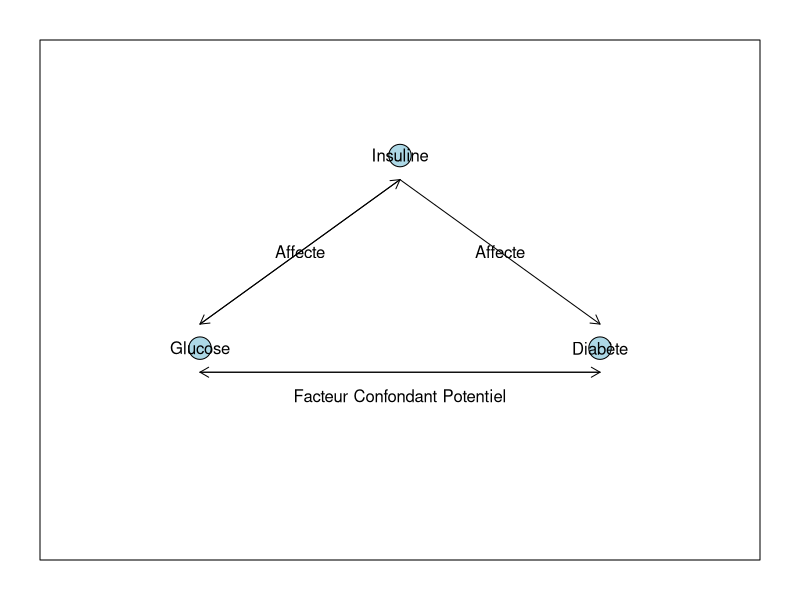

Here is the R script that generated this plot:
# Configurer les marges pour réduire l'espace autour du tracé
par(mar=c(2, 2, 2, 2)) 

# Configurer un tracé vide
plot(1, type="n", xlab="", ylab="", xlim=c(0, 10), ylim=c(0, 10), xaxt='n', yaxt='n')

# Dessiner les noeuds
points(5, 8, pch=21, bg='lightblue', cex=3) # Noeud Insuline
text(5, 8, "Insuline")
points(2, 4, pch=21, bg='lightblue', cex=3) # Noeud Glucose
text(2, 4, "Glucose")
points(8, 4, pch=21, bg='lightblue', cex=3) # Noeud Diabète
text(8, 4, "Diabète")

# Dessiner les flèches
arrows(5, 7.5, 8, 4.5, length = 0.1) # Insuline à Diabète
arrows(2, 4.5, 5, 7.5, length = 0.1) # Glucose à Insuline
arrows(5, 7.5, 2, 4.5, length = 0.1) # Insuline à Glucose
arrows(2, 3.5, 8, 3.5, length = 0.1) # Glucose à Diabète
arrows(8, 3.5, 2, 3.5, length = 0.1) # Diabète à Glucose

# Ajouter du texte pour expliquer les flèches
text(6.5, 6, "Affecte")
text(3.5, 6, "Affecte")
text(5, 3, "Facteur Confondant Potentiel")
